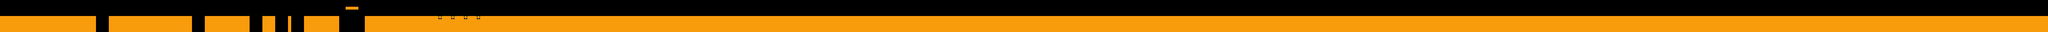

Rendered tile map (Tiled .tmx) drawn with the repository's tilesets; below, a short description and the map source with its tile grids summarised:
An orthogonal 640x10 tile map with 16x16 px tiles, 1 tile layer (Tile Layer 1).

<map version="1.10" tiledversion="1.11.0" orientation="orthogonal" renderorder="right-down" width="640" height="10" tilewidth="16" tileheight="16" infinite="0" nextlayerid="2" nextobjectid="1">
 <tileset firstgid="1" name="final" tilewidth="16" tileheight="16" tilecount="256" columns="16">
  <image source="world_tileset.png" trans="ff00ff" width="256" height="256" />
 </tileset>
 <layer id="1" name="Tile Layer 1" width="640" height="10">
  <data>[6400 cells, 3064 non-empty, 3 distinct tile ids]</data>
 </layer>
</map>
